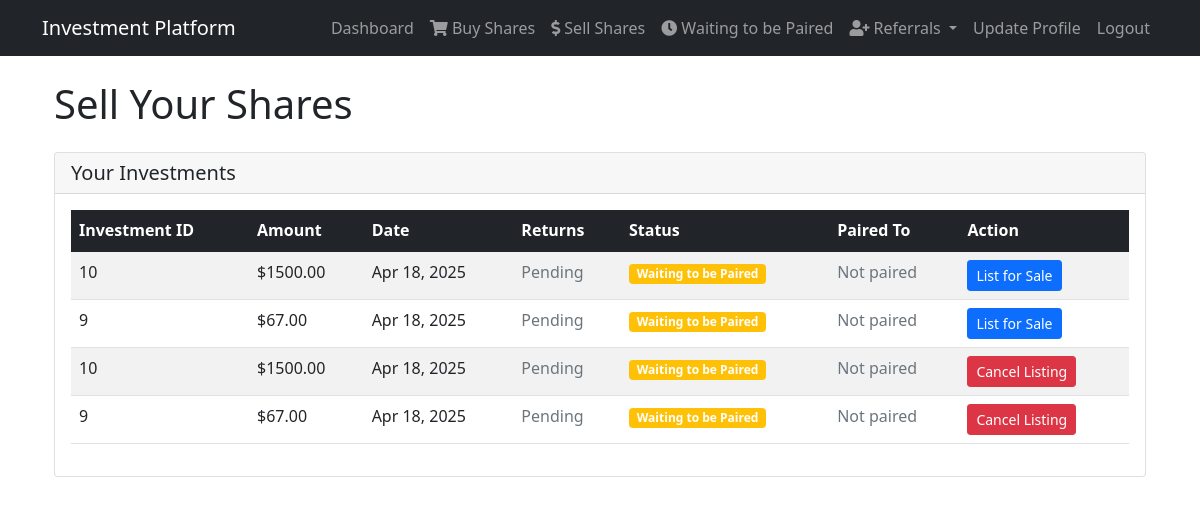
Screenshot of /api/sell-shares/ (signed in) with the database file from the repository.
### api/models.py (models this page shows, shortened)
class Investment(models.Model):
    investor = models.ForeignKey(Investor, on_delete=models.CASCADE, related_name='investments')
    amount = models.DecimalField(max_digits=10, decimal_places=2)
    remaining_amount = models.DecimalField(max_digits=10, decimal_places=2, default=0)
    created_at = models.DateTimeField(auto_now_add=True)
    maturation_date = models.DateTimeField()
    is_matured = models.BooleanField(default=False)
    status = models.CharField(max_length=20, default='available', choices=[
        ('available', 'Available'),
        ('matched', 'Matched'),
        ('sold', 'Sold'),
    ])
    is_for_sale = models.BooleanField(default=False)
    paired = models.BooleanField(default=False)
    pairing = models.ForeignKey('Pairing', on_delete=models.SET_NULL, null=True, blank=True, related_name='investments')

class InvestmentSale(models.Model):
    investment = models.ForeignKey(Investment, on_delete=models.CASCADE, related_name='sales')
    seller = models.ForeignKey(User, on_delete=models.CASCADE, related_name='sales')
    price = models.DecimalField(max_digits=10, decimal_places=2)
    created_at = models.DateTimeField(auto_now_add=True)
    status = models.CharField(max_length=20, default='pending', choices=[
        ('pending', 'Pending'),
        ('completed', 'Completed'),
        ('cancelled', 'Cancelled'),
    ])

### api/views.py (the view)
# urls.py: path('sell-shares/', views.sell_shares, name='sell_shares'),
@login_required
def sell_shares(request):
    available_investments = Investment.objects.filter(
        investor=request.user.investor,
        status='matched',
        is_for_sale=False
    ).select_related('pairing', 'pairing__paired_investment', 'pairing__paired_investment__investor', 'pairing__paired_investment__investor__user').order_by('-created_at')
    listed_sales = InvestmentSale.objects.filter(
        seller=request.user,
        status='pending'
    ).select_related('investment', 'investment__pairing', 'investment__pairing__paired_investment', 'investment__pairing__paired_investment__investor', 'investment__pairing__paired_investment__investor__user').order_by('-created_at')
    show_phone_column = False
    for investment in available_investments:
        if investment.is_matured and investment.paired:
            show_phone_column = True
            break
    for sale in listed_sales:
        if sale.investment.is_matured and sale.investment.paired:
            show_phone_column = True
            break
    context = {
        'available_investments': available_investments,
        'listed_sales': listed_sales,
        'show_phone_column': show_phone_column,
    }
    return render(request, 'sell_shares.html', context)

### frontend/templates/sell_shares.html (shortened to what this page needs)
{% extends "base.html" %}
{% block content %}
<div class="container mt-4">
    <h1 class="mb-4">Sell Your Shares</h1>
    <div class="card mb-4">
        <div class="card-header">
            <h2 class="h5 mb-0">Your Investments</h2>
        </div>
        <div class="card-body">
            {% if available_investments or listed_sales %}
                <div class="table-responsive">
                    <table class="table table-striped table-hover">
                        <thead class="table-dark">
                            <tr>
                                <th>Investment ID</th>
                                <th>Amount</th>
                                <th>Date</th>
                                <th>Returns</th>
                                <th>Status</th>
                                <th>Paired To</th>
                                <th>Action</th>
                            </tr>
                        </thead>
                        <tbody>
                            {% for investment in available_investments %}
                            <tr>
                                <td>{{ investment.id }}</td>
                                <td>${{ investment.amount }}</td>
                                <td>{{ investment.created_at|date:"M d, Y" }}</td>
                                <td>
                                    {% if investment.is_matured %}
                                        ${{ investment.calculate_end_return|floatformat:2 }}
                                    {% else %}
                                        <span class="text-muted">Pending</span>
                                    {% endif %}
                                </td>
                                <td>
                                    {% if investment.paired %}
                                        <span class="badge bg-success">Paired</span>
                                    {% else %}
                                        <span class="badge bg-warning">Waiting to be Paired</span>
                                    {% endif %}
                                </td>
                                <td>
                                    {% if investment.paired %}
                                        {% if investment.is_matured %}
                                            {{ investment.pairing.paired_investment.investor.user.username }}
                                        {% else %}
                                            <span class="text-muted">Hidden until maturity</span>
                                        {% endif %}
                                    {% else %}
                                        <span class="text-muted">Not paired</span>
                                    {% endif %}
                                </td>
                                <td>
                                    <button class="btn btn-primary btn-sm"
                                            onclick="showSellModal({{ investment.id }}, {{ investment.amount }})">
                                        List for Sale
                                    </button>
                                </td>
                            </tr>
                            {% endfor %}
                            {% for sale in listed_sales %}
                            <tr>
                                <td>{{ sale.investment.id }}</td>
                                <td>${{ sale.investment.amount }}</td>
                                <td>{{ sale.investment.created_at|date:"M d, Y" }}</td>
                                <td>
                                    {% if sale.investment.is_matured %}
                                        ${{ sale.investment.calculate_end_return|floatformat:2 }}
                                    {% else %}
                                        <span class="text-muted">Pending</span>
                                    {% endif %}
                                </td>
                                <td>
                                    {% if sale.investment.paired %}
                                        <span class="badge bg-success">Paired</span>
                                    {% else %}
                                        <span class="badge bg-warning">Waiting to be Paired</span>
                                    {% endif %}
                                </td>
                                <td>
                                    {% if sale.investment.paired %}
                                        {% if sale.investment.is_matured %}
                                            {{ sale.investment.pairing.paired_investment.investor.user.username }}
                                        {% else %}
                                            <span class="text-muted">Hidden until maturity</span>
                                        {% endif %}
                                    {% else %}
                                        <span class="text-muted">Not paired</span>
                                    {% endif %}
                                </td>
                                <td>
                                    <button class="btn btn-danger btn-sm"
                                            onclick="cancelListing({{ sale.id }})">
                                        Cancel Listing
                                    </button>
                                </td>
                            </tr>
                            {% endfor %}
                        </tbody>
                    </table>
                </div>
            {% else %}
                <p class="text-muted">No investments available for sale.</p>
            {% endif %}
        </div>
    </div>
</div>
{% endblock %}

### rows the page displays
Investment: id "10", amount "1500.00", created_at "Apr 18, 2025", is_matured "Pending", paired "Waiting to be Paired"
Investment: id "9", amount "67.00", created_at "Apr 18, 2025", is_matured "Pending", paired "Waiting to be Paired"
InvestmentSale: investment.id "10", investment.amount "1500.00", investment.created_at "Apr 18, 2025", shows "Pending", shows "Waiting to be Paired", shows "Not paired"
InvestmentSale: investment.id "9", investment.amount "67.00", investment.created_at "Apr 18, 2025", shows "Pending", shows "Waiting to be Paired", shows "Not paired"
